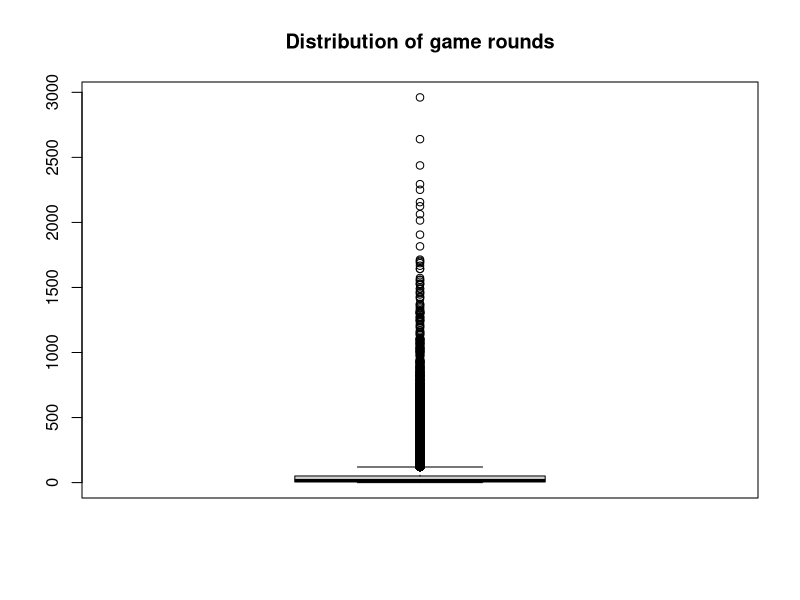
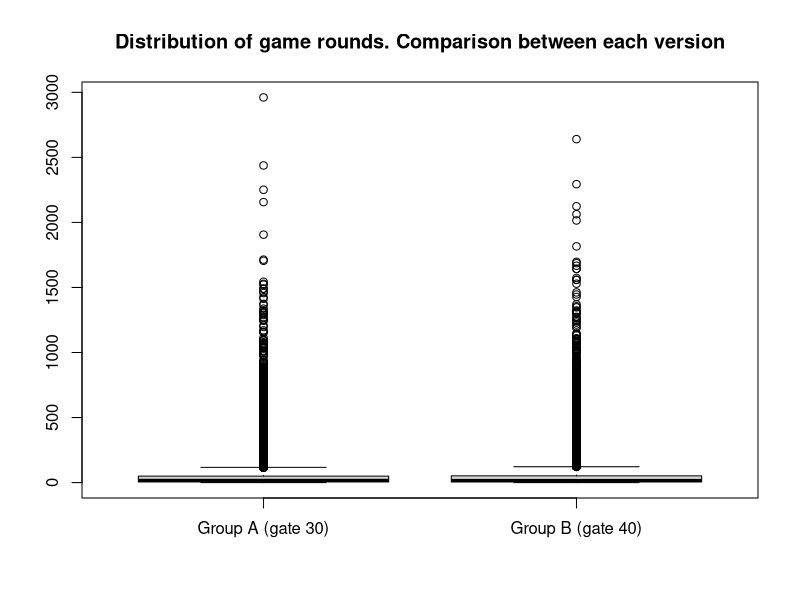
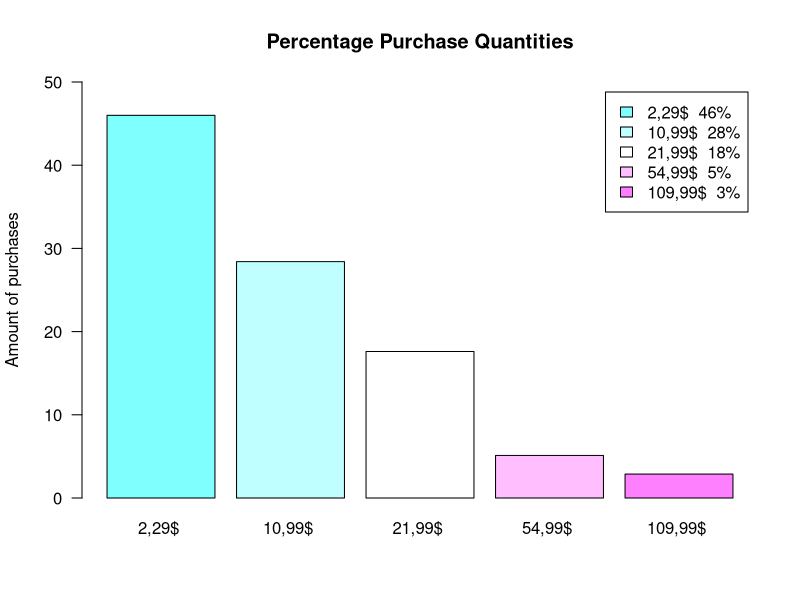
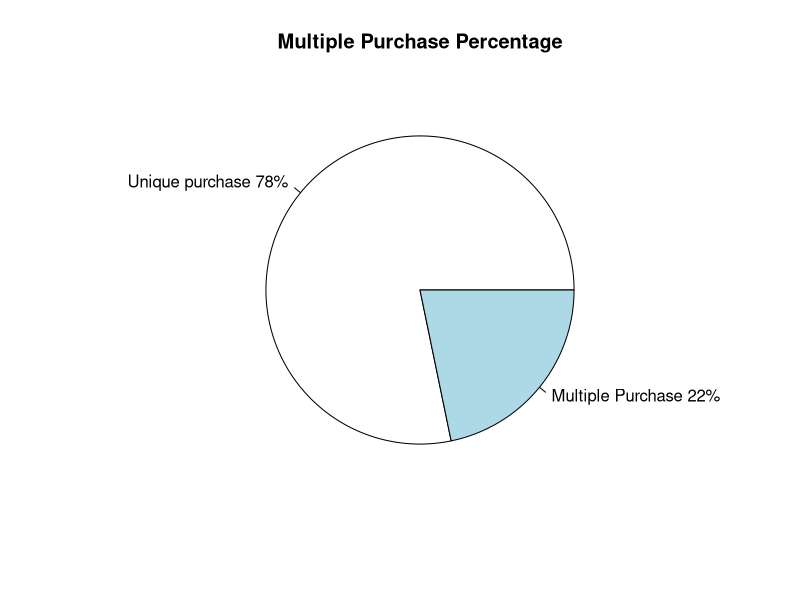
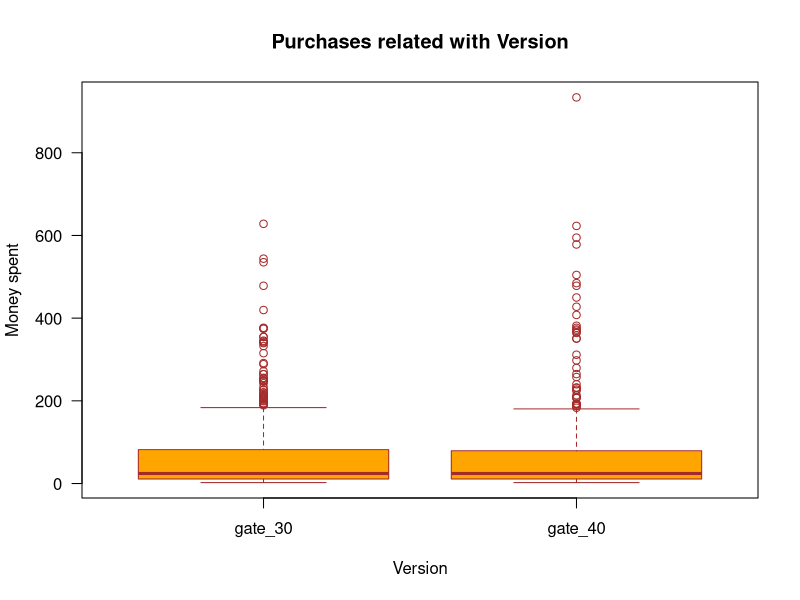
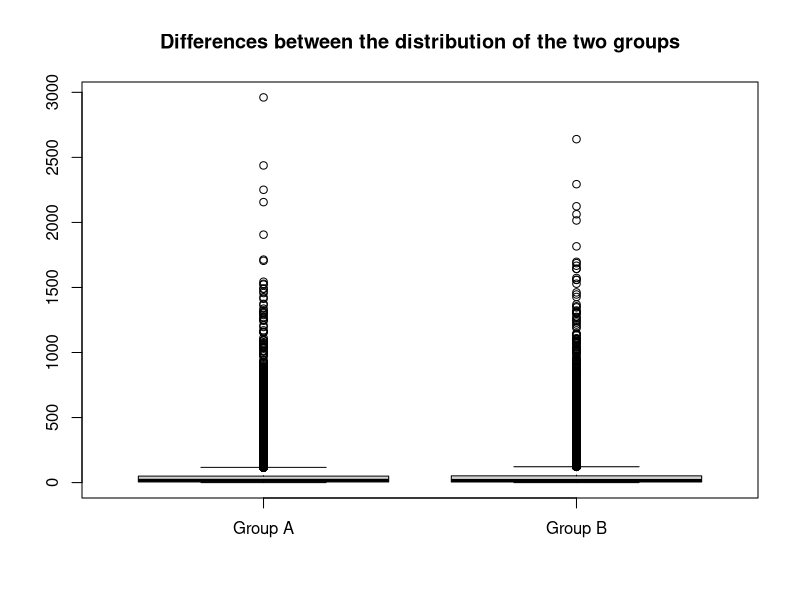
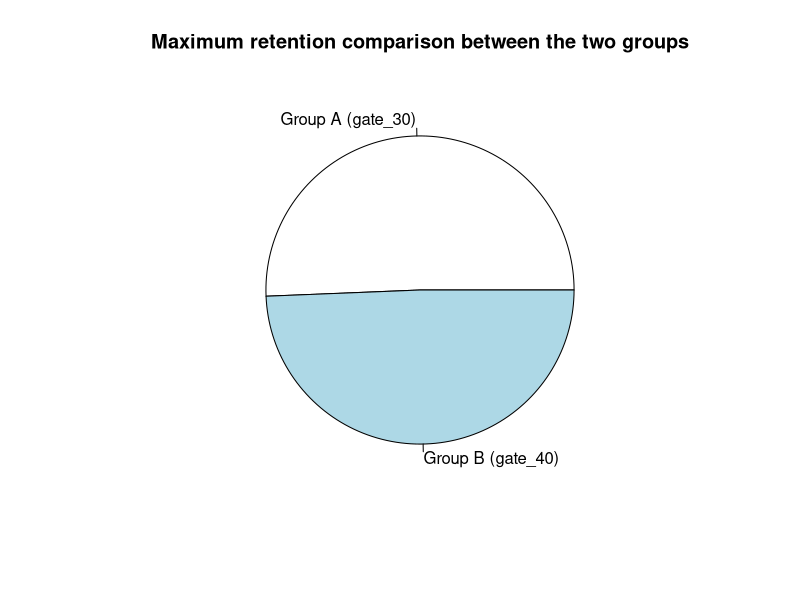
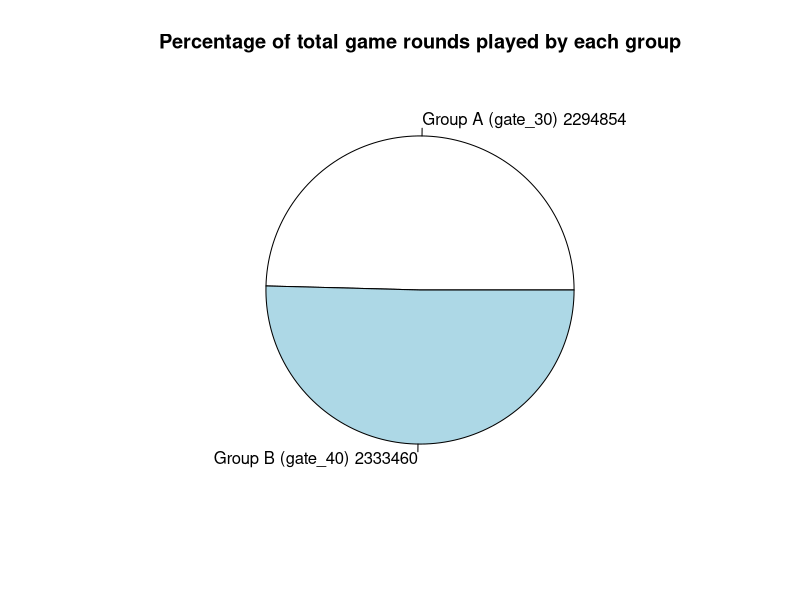

These charts were generated, in order, by the following R code:
## ---- chunk 1
knitr::opts_chunk$set(echo = TRUE)
## ---- chunk 2
  DS <- read.csv("cookie_cats_ABtest.csv", sep = ",")
  PR <- read.csv("cookie_cats_purch.csv", sep = ",")
  
  str(DS)
  str(PR)
## ---- chunk 3
  naUserid <- which(is.na(DS$userid)) ; naUserid
  DS <- DS[-naUserid, ]
## ---- chunk 4
  table(DS$retention_1)
  DS$retention_1[DS$retention_1 == "false "] = FALSE
  DS$retention_1[DS$retention_1 == "  true "] = TRUE
  table(DS$retention_1)
## ---- chunk 5
  DS <- DS[-which.max(DS$sum_gamerounds), ]
## ---- chunk 6
  inexistentValues <- which((PR$id %in% DS$userid) == FALSE) ; inexistentValues
  PR <- PR[-inexistentValues, ]
  which((PR$id %in% DS$userid) == FALSE)
## ---- chunk 7
  naPurch <- which(is.na(PR$purch)) ; naPurch
  PR <- PR[-naPurch, ]
## ---- chunk 8
  PR['purch'] <-  as.numeric(gsub("[a-zA-Z]","", PR$purch))
## ---- chunk 9
  PR$purch[PR$purch < 0] <- -(PR$purch[PR$purch < 0])
  unique(PR$purch)
## ---- chunk 10
  library(dplyr)

  PR.different.purch <- PR
  PR <- PR %>% group_by(id) %>%
  summarise(purch=sum(purch)) %>%
  as.data.frame()
## ---- chunk 11
  library(dplyr)
  merge.all <-merge(DS,PR,by.x="userid",by.y="id", all = TRUE)
  merge.all$purch[is.na(merge.all$purch)] <- 0
  
  merge.purch = merge(DS,PR,by.x="userid",by.y="id")
## ---- chunk 12
  nrow(DS)
## ---- chunk 13
  table(DS$version)
## ---- chunk 14
  boxplot(DS$sum_gamerounds, main = "Distribution of game rounds")
  groupA <- DS$sum_gamerounds[DS$version == "gate_30"]
  groupB <- DS$sum_gamerounds[DS$version == "gate_40"]
  boxplot(groupA, groupB, names = c("Group A (gate 30)", "Group B (gate 40)"), main = "Distribution of game rounds. Comparison between each version")
## ---- chunk 15
  activeUsersDay1 <- sum(DS$retention_1 == TRUE)
  totalUsers <- nrow(DS)
  percentageRetentionDay1 <- activeUsersDay1 * 100 / totalUsers
  paste(as.character(round(percentageRetentionDay1, 3)),"%")
## ---- chunk 16
  activeUsersDay7 <- sum(DS$retention_1 == TRUE & DS$retention_7 == TRUE)
  percentageRetentionDay7 <- activeUsersDay7 * 100 / totalUsers
  paste(as.character(round(percentageRetentionDay7, 3)),"%")
## ---- chunk 17
  non.playing.users <- sum(DS$retention_1 == FALSE & DS$retention_7 == FALSE) ; non.playing.users
## ---- chunk 18
  percentageNonPlayingUsers <- non.playing.users * 100 / totalUsers
  paste(as.character(round(percentageNonPlayingUsers, 2)),"%")
## ---- chunk 19
  num.users.DS <- nrow(DS)
  num.users.PR <- nrow(PR) ; num.users.PR

  purch.2.29 <- sum(length(PR.different.purch$purch[PR.different.purch$purch == "2.29"])) * 100 / nrow(PR.different.purch) 
  purch.10.99 <- sum(length(PR.different.purch$purch[PR.different.purch$purch == "10.99"])) * 100 / nrow(PR.different.purch) 
  purch.21.99 <- sum(length(PR.different.purch$purch[PR.different.purch$purch == "21.99"])) * 100 / nrow(PR.different.purch) 
  purch.54.99 <- sum(length(PR.different.purch$purch[PR.different.purch$purch == "54.99"])) * 100 / nrow(PR.different.purch) 
  purch.109.99 <- sum(length(PR.different.purch$purch[PR.different.purch$purch == "109.99"])) * 100 / nrow(PR.different.purch) 
  
  purch.quantities <- c(purch.2.29, purch.10.99, purch.21.99, purch.54.99, purch.109.99)
  
  myLables <- c("2,29$ ", "10,99$ ", "21,99$ ", "54,99$ ", "109,99$ ")
  myLables2 <- paste(round(purch.quantities),"%", sep = "")
  myLables2
  myLables3 <- paste(myLables, myLables2)
  
  barplot(purch.quantities, names = myLables, col = cm.colors(length(purch.quantities)), legend.text = myLables3, ylim = c(0, 50), main = "Percentage Purchase Quantities", ylab = "Amount of purchases", las = 1)
    
## ---- chunk 20
  repeated <- length(table(PR.different.purch$id)) ; repeated
  percentage.multiple.purchases <- repeated * 100 / nrow(PR.different.purch)
  pct.paying.users <- (nrow(PR.different.purch)-repeated) * 100 / nrow(PR.different.purch) ; pct.paying.users
  
  total.pct <- c(pct.paying.users, percentage.multiple.purchases)
  
  lable1 <- c("Unique purchase", "Multiple Purchase")
  lable2 <- paste(round(total.pct), "%", sep = "") ; lable2
  lable3 <- paste(lable1, lable2) ; lable3
  
  pie(c(pct.paying.users, percentage.multiple.purchases), lable3, main = "Multiple Purchase Percentage")
## ---- chunk 21
  mean <- mean(PR$purch); mean
  max <- max(PR$purch); max
  min <- min(PR$purch)
  
  top3.max.purchase <- round(sort(PR$purch, decreasing = TRUE),)[1:3] ; top3.max.purchase
  boxplot(merge.purch$purch ~ merge.purch$version, main = "Purchases related with Version", xlab="Version", ylab="Money spent", col="orange", border="brown", las = 1)
## ---- chunk 22
  num.users.DS <- nrow(DS)
  num.users.PR <- nrow(PR)
  
  PR.AND.DS.USERS <- sum(num.users.DS, num.users.PR)
  
  conversion.rate <- (num.users.PR / PR.AND.DS.USERS) * 100
  paste(as.character(round(conversion.rate, 2)), "%")

## ---- chunk 23
  total.revenue <- sum(PR$purch)
  ARPU <- total.revenue / PR.AND.DS.USERS
  ARPU <- round(ARPU, digit = 2) ; ARPU

## ---- chunk 24
  ARPPU <- total.revenue / num.users.PR
  ARPPU <- round(ARPPU, digit = 2) ; ARPPU

## ---- chunk 25
  MM <- data.frame(conversion.rate, ARPU, ARPPU)
  knitr::kable(MM, format = "pipe", col.names = c("Conversion Rate", "ARPU", "ARPPU"), align = c("l", "c", "c"))

## ---- chunk 26
 boxplot(groupA, groupB, names = c("Group A", "Group B"), main = "Differences between the distribution of the two groups")
## ---- chunk 27
 GroupAtotalUsersRetention<-length(DS$userid[DS$retention_1=="TRUE" & DS$retention_7 =="TRUE" & DS$version == "gate_30"]) 
 GroupBtotalUsersRetention<-length(DS$userid[DS$retention_1=="TRUE" & DS$retention_7 =="TRUE" & DS$version == "gate_40"])
 totalUsersWithMaxRetention<- c(GroupAtotalUsersRetention,GroupBtotalUsersRetention)
 pie(totalUsersWithMaxRetention,labels=c("Group A (gate_30)","Group B (gate_40)"), main = "Maximum retention comparison between the two groups")

## ---- chunk 28
 GroupASumGameRounds<-sum(DS$sum_gamerounds[ DS$version == "gate_30"]) 
 GroupBSumGameRounds<-sum(DS$sum_gamerounds[ DS$version == "gate_40"]) 

 gameRoundsVector<- c(GroupASumGameRounds,GroupBSumGameRounds)
 aTmp<-paste("Group A (gate_30)",GroupASumGameRounds)
 bTmp<-paste("Group B (gate_40)",GroupBSumGameRounds)
 pie(gameRoundsVector,labels=c( aTmp, bTmp), main = "Percentage of total game rounds played by each group")

## ---- chunk 29
length(DS$userid[DS$version=="gate_30"])
length(DS$userid[DS$version=="gate_40"])
## ---- chunk 30
meanGroupA<- mean(DS$sum_gamerounds[DS$version=="gate_30"] )
meanGroupA
meanGroupB<- mean(DS$sum_gamerounds[DS$version=="gate_40"] )
meanGroupB

s1<-sd(DS$sum_gamerounds[DS$version=="gate_30"])
s2<-sd(DS$sum_gamerounds[DS$version=="gate_40"])

Tobs<-(meanGroupA-meanGroupB)/sqrt(s1^2/meanGroupA + s2^2/meanGroupB)
Tobs

degreesOfFredom<-(s1^2/meanGroupA + s2^2/meanGroupB)^2 /
  ( ((s1^2/meanGroupA)^2/meanGroupA-1) + ((s2^2/meanGroupB)^2/(meanGroupB-1) ))
degreesOfFredom
## ---- chunk 31
Talpha = qt ( 0.05, df=degreesOfFredom,lower.tail=FALSE )
Talpha
## ---- chunk 32
h0CanBeRejected<-Tobs>Talpha
h0CanBeRejected
## ---- chunk 33
p<-pt(Tobs,df=degreesOfFredom,lower.tail=FALSE)
p
alpha <- 0.005
canRejectH0WithPvalue <- p<alpha
canRejectH0WithPvalue
## ---- chunk 34
  plot(merge.all$purch, merge.all$sum_gamerounds, ylab = "Number of Game Rounds", xlab = "Amount spent by user in EUR", main = "Relationship between the game rounds and the purchases")
## ---- chunk 35
  lm.all <- lm(purch ~ sum_gamerounds, merge.all)
  lm.all
  
  lm.just.purch <- lm(purch ~ sum_gamerounds, merge.purch)
  lm.just.purch
  
  plot(merge.all$sum_gamerounds, merge.all$purch, main = "lm.all")
  abline(lm.all)
  
  plot(merge.purch$sum_gamerounds, merge.purch$purch, main = "lm.just.purch")
  abline(lm.just.purch)
## ---- chunk 36
  summary(lm.all)
  summary(lm.just.purch)
## ---- chunk 37
  invest <- 50
  new.ds <- data.frame(sum_gamerounds=invest)
  prediction = predict(lm.just.purch, new.ds)
  prediction <- round(prediction, digits = 2)
  prediction
## ---- chunk 38
  simulation.gamerounds <- seq(from = 0, to = 1000, by = 50)
  new.ds <- data.frame(sum_gamerounds=simulation.gamerounds)
  simulation.purch <- predict(lm.just.purch, new.ds)
  simulation.purch <- round(simulation.purch, digits = 2)
  
  ds.simulation <- data.frame(simulation.gamerounds, simulation.purch)
  names(ds.simulation)[1] <- "Game Rounds"
  names(ds.simulation)[2] <- "Purch"
    
  knitr::kable(ds.simulation, "simple", align = "lccrr", caption = "Purch simulation from 0 until 1000 game rounds")
## ---- chunk 39
  plot(ds.simulation, ylab = "Purch (EUR)", xlab = "Number of Game Rounds", main = "Purch simulation from 0 until 1000 game rounds")
